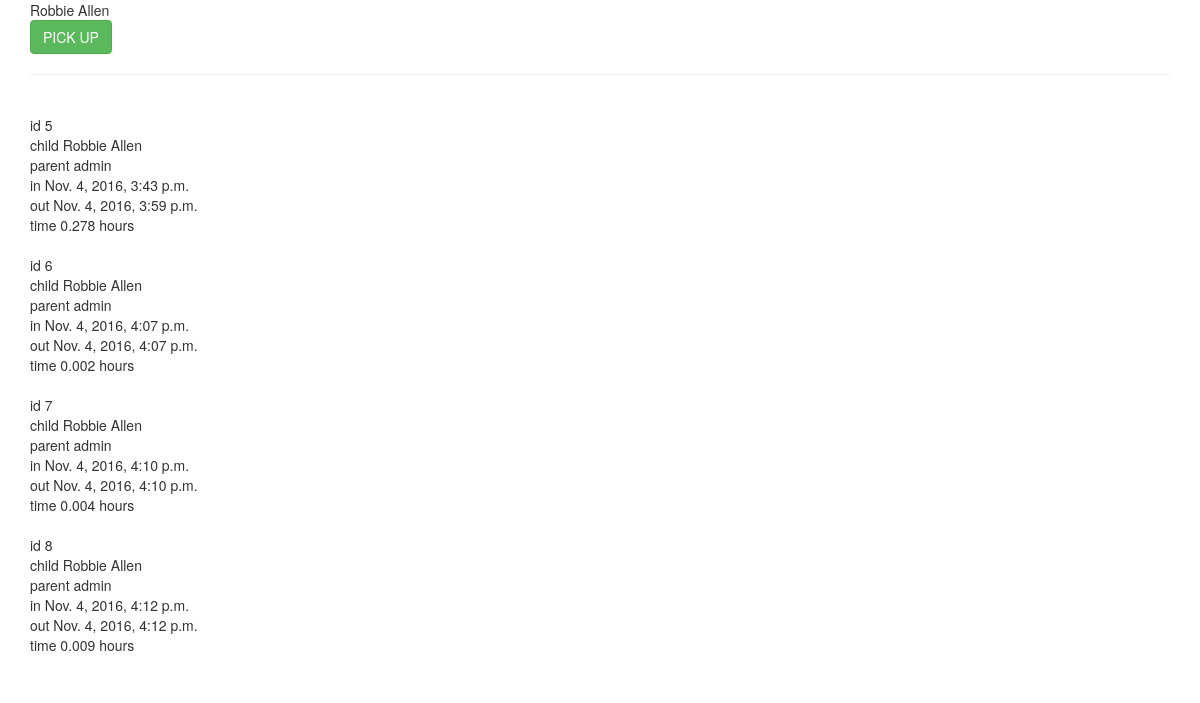
Page /child/1/ on the committed database.
### timer/models.py (models this page shows, shortened)
class Child(models.Model):
    parent = models.ForeignKey(Profile)
    first_name = models.CharField(max_length=40)
    last_name = models.CharField(max_length=40)
    code = models.IntegerField()
    def __str__(self):
        return self.first_name + " " + self.last_name

class Stay(models.Model):
    child = models.ForeignKey(Child)
    in_time = models.DateTimeField(auto_now_add=True)
    out_time = models.DateTimeField(auto_now=True)
    active = models.BooleanField(default=True)
    notes = models.TextField(null=True, blank=True)
    @property
    def time_dif(self):
        return self.out_time - self.in_time
    def str_dif(self):
        seconds = self.time_dif.total_seconds()
        hours = seconds/3600
        return round(hours, 3)

class Profile(models.Model):
    user = models.OneToOneField('auth.User')
    profile_type = models.CharField(max_length=1, choices=PROFILE_TYPE)
    def __str__(self):
        return str(self.user.username)

### timer/views.py (the view)
# urls.py: url(r'^child/(?P<pk>\d+)/$', ChildDetailView.as_view(), name="child_detail_view"),
class ChildDetailView(DetailView):
    model = Child
    def get_context_data(self, **kwargs):
        context = super().get_context_data(**kwargs)
        child = Child.objects.get(id=self.kwargs['pk'])
        stays = Stay.objects.filter(child=child.id)
        try:
            active = stays.get(active=True)
            if active:
                context['current'] = active
                context['active'] = True
        except ObjectDoesNotExist:
            context['active'] = False
        try:
            old = stays.filter(active=False)
            context['old'] = old
        except ObjectDoesNotExist:
            pass
        return context

### templates/timer/child_detail.html (shortened to what this page needs)
{% extends 'base.html' %}
{% block content %}
{{ child }}
{% if active %}
<form class="" action="{% url 'stay_update_view' current.id %}" method="post">
  <input type="submit" name="" value="PICK UP" class="btn btn-success btn-md">
</form>
{% else %}
<form class="" action="{% url 'stay_create_view' child.id %}" method="post">
  {% csrf_token %}
  <input type="text" name="notes" value="">
  <input type="submit" name="" value="DROP OFF" class="btn btn-success btn-md">
</form>
{% endif %}
<hr>
<br>
{% for stay in old %}
id {{ stay.id }}<br>
child {{ stay.child }}<br>
parent {{ stay.child.parent }}<br>
in {{ stay.in_time }}<br>
out {{ stay.out_time }}<br>
time {{ stay.str_dif }} hours<br>
<br>
{% endfor %}
{% endblock %}

### rows in the picture
Child: first_name+last_name "Robbie Allen"
Stay: id "5", child "Robbie Allen", child.parent "admin", in_time "Nov. 4, 2016, 3:43 p.m.", out_time "Nov. 4, 2016, 3:59 p.m.", str_dif "0.278"
Stay: id "6", child "Robbie Allen", child.parent "admin", in_time "Nov. 4, 2016, 4:07 p.m.", out_time "Nov. 4, 2016, 4:07 p.m.", str_dif "0.002"
Stay: id "7", child "Robbie Allen", child.parent "admin", in_time "Nov. 4, 2016, 4:10 p.m.", out_time "Nov. 4, 2016, 4:10 p.m.", str_dif "0.004"
Stay: id "8", child "Robbie Allen", child.parent "admin", in_time "Nov. 4, 2016, 4:12 p.m.", out_time "Nov. 4, 2016, 4:12 p.m.", str_dif "0.009"
